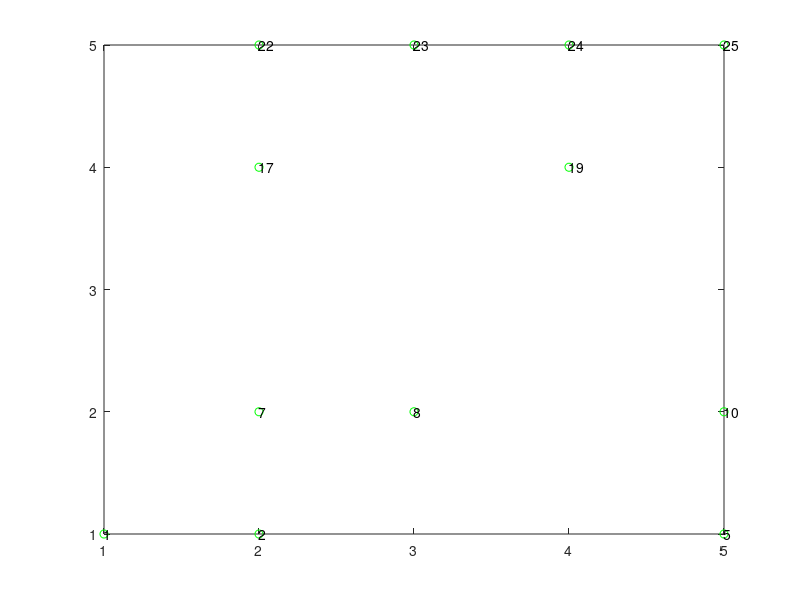

Reproduce this figure in MATLAB. (Note: this script raises an error after producing the figure.)
gridSize = 5;
nrOfLocs = gridSize^2;

locationStatus = zeros(nrOfLocs,2);
locationStatus(:,1) = [1:nrOfLocs];


for c = 1:15 % about 15 trees
    rLoc = randi([1, nrOfLocs],1,1);
    locationStatus(rLoc,2) = 1;
end
locationStatus
cluster = [];

figure(1)
for i = 1:size(locationStatus,1)
    loc  = locationStatus(i,1);
    
    %     x = floor((loc/gridSize)+1);
    %     y = loc - ((x-1)*gridSize);
    row = ceil(loc/gridSize);
    col = mod(loc,gridSize);
    if col == 0
        col = gridSize;
    end
    
    if locationStatus(i,2) == 1
        plot(col, row, 'go')
        hold on
        text(col, row, num2str(loc))
        hold on
    end
end



[cluster, updatedLocationStatus] = BurnNeighbours(locationStatus, 5, gridSize);
cluster
updatedLocationStatus
for b = 1:size(cluster, 2)
    bLoc = cluster(b);
    
    bRow = ceil(bLoc/gridSize);
    bCol = mod(bLoc,gridSize);
    if bCol == 0
        bCol = gridSize;
    end
    
    plot(bCol, bRow, 'ro');
    hold on 
end

hold off

xlim([0, 6])
ylim([0, 6])